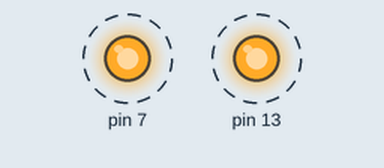
A sketch run on a simulated Arduino Uno, built with avr-gcc and run on an emulated ATmega328P. Parts: output pins drawn as LEDs (lit = HIGH). Dashed ring = blinking. What the sketch prints to the serial monitor is not drawn.

Above: at 0.09 s.
Timing chart, 0 to 3.0 s (numbered marks = the images above):
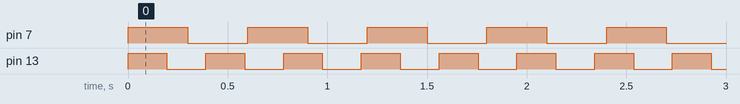

The sketch:

code.ino
```cpp
#include <Arduino_FreeRTOS.h>
// Khai báo nhiệm vụ:
void TaskBlink1( void *pvParameters );
void TaskBlink2( void *pvParameters );
void Taskprint( void *pvParameters );
void setup() {
  Serial.begin(9600);
// Thiết lập tác vụ để chạy độc lập
  xTaskCreate(
    TaskBlink1
    ,  "task1"
    ,  128
    ,  NULL
    ,  1
    ,  NULL );
  xTaskCreate(
    TaskBlink2
    ,  "task2"
    ,  128
    ,  NULL
    ,  1
    ,  NULL );
  xTaskCreate(
    Taskprint
    ,  "task3"
    ,  128
    ,  NULL
    ,  1
    ,  NULL );
vTaskStartScheduler();
}
void loop()
{
}
void TaskBlink1(void *pvParameters)  // tác vụ 1
{
  pinMode(13, OUTPUT);
  while(1)
  {
    Serial.println("Task1");
    digitalWrite(13, HIGH);
    vTaskDelay( 200 / portTICK_PERIOD_MS );
    digitalWrite(13, LOW);
    vTaskDelay( 200 / portTICK_PERIOD_MS );
  }
}
void TaskBlink2(void *pvParameters)  // tác vụ 2
{
  pinMode(7, OUTPUT);
  while(1)
  {
    Serial.println("Task2");
    digitalWrite(7, HIGH);
    vTaskDelay( 300 / portTICK_PERIOD_MS );
    digitalWrite(7, LOW);
    vTaskDelay( 300 / portTICK_PERIOD_MS );
  }
}
void Taskprint(void *pvParameters)  // tác vụ 3
{
  int counter = 0;
  while(1)
  {
  counter++;
  Serial.println(counter);
  vTaskDelay(500 / portTICK_PERIOD_MS);
}
}
```

Measured:
- by itself, pin 7: alternates HIGH for 0.30 s and LOW for 0.30 s
- by itself, pin 13: alternates HIGH for 0.20 s and LOW for 0.20 s
